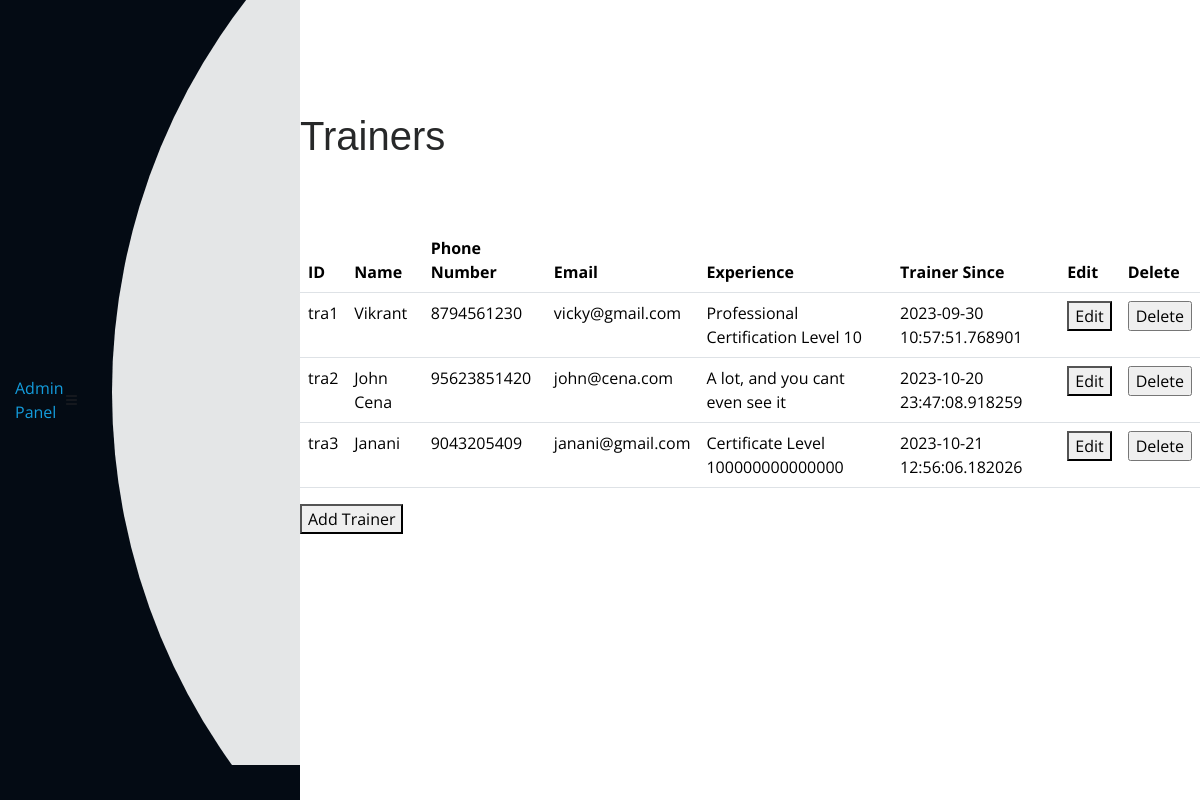
Before: /admin/trainers (signed in) with the older database file.
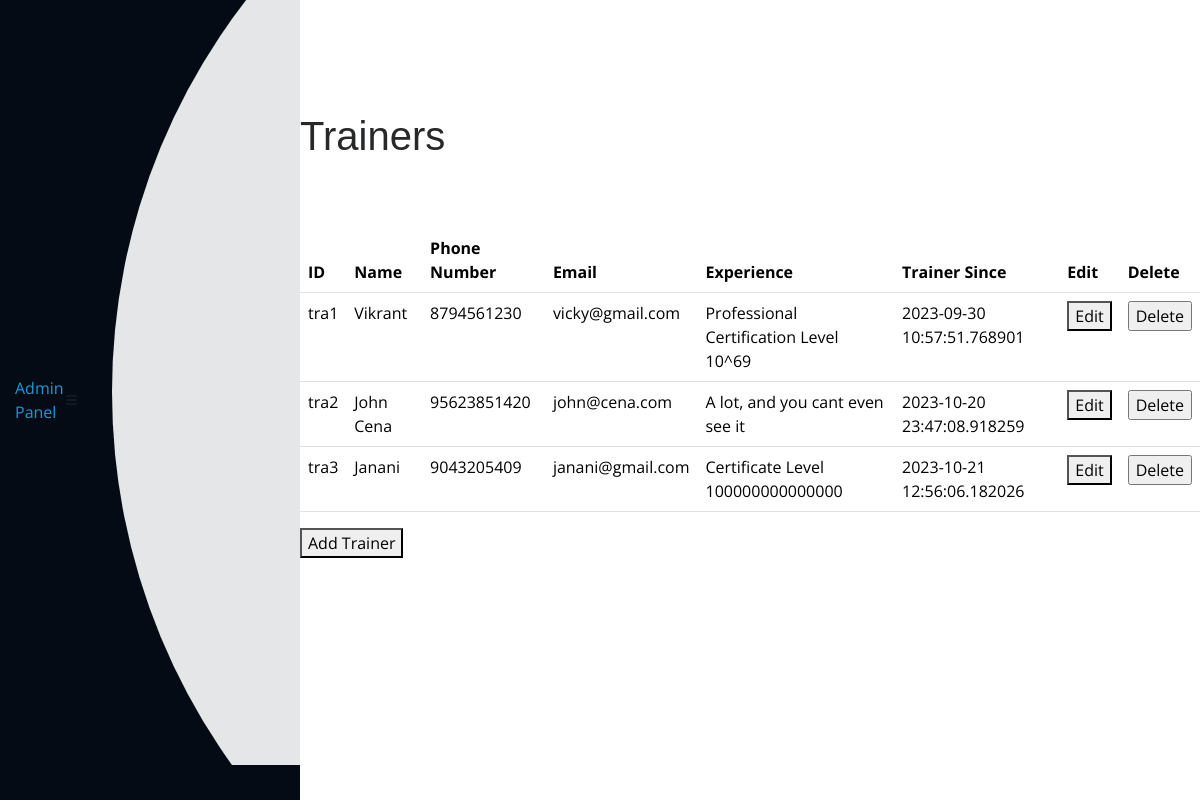
After: the same page with the newer database file.
### app.py (models this page shows, shortened)
class Trainers(db.Model,UserMixin):
    id = db.Column(db.String(10), primary_key=True)
    name = db.Column(db.String(100))
    phone_number = db.Column(db.String(15))
    email = db.Column(db.String(100), nullable=False)
    experience = db.Column(db.String(100))
    trainer_since = db.Column(db.DateTime)
    password = db.Column(db.String(128), nullable=False)
    def get_trainees(self):
        subs_list = Subscription.query.filter_by(tra_id=self.id, completed=0).all()
        member_ids = [sub.mem_id for sub in subs_list]
        active_list = Session.query.filter(Session.member_id.in_(member_ids), Session.end_time == None).all()
        active_ids = [ses.member_id for ses in active_list]
        members = Members.query.filter(Members.id.in_(member_ids)).all()
        return active_ids,members
    """"
    def get_trainees(self):
        subs_list = Subscription.query.filter_by(tra_id=self.id, completed=0).all()
        member_ids = [sub.mem_id for sub in subs_list]
        active_list = Session.query.filter(
            Session.member_id.in_(member_ids), Session.end_time == None
        ).all()

        active_ids = [act.member_id for act in active_list]

        # Find inactive member IDs by subtracting active IDs from all member IDs
        inactive_ids = list(set(member_ids) - set(active_ids))

        # Query for inactive trainees
        columns = [Members.id, Members.name, Members.phone_number, Members.email]
        stmt = select(columns).where(Members.id.in_(inactive_ids))
        inactive_result = db.session.execute(stmt)
        inactive_trainees = inactive_result.fetchall()

        # Query for active trainees with session information
        columns = [Members.id, Members.name, Members.phone_number, Members.email, Session.session_id]
        stmt = select(columns).join(
            Session, Members.id == Session.member_id
        ).where(Session.end_time.isnot(None))
        active_result = db.session.execute(stmt)
        active_trainees = active_result.fetchall()

        return active_trainees, inactive_trainees"""

### app.py (the view)
@app.route('/admin/trainers')
def trainer_manager():
    admin = current_user
    if not isinstance(admin,Admin):
        return redirect(url_for('admin_login'))
    trainer_list = Trainers.query.all()
    return render_template('/admin/trainers.html',admin=admin,trainers=trainer_list)

### app.py (called while the page is built)
@login_manager.user_loader
def load_user(user_id):
    admin = Admin.query.get(user_id)
    if admin is None:
        member = Members.query.get(user_id)
        if member is None:
            trainer = Trainers.query.get(user_id)
            return trainer  # Return the trainer user if found
        return member  # Return the regular member user if found
    return admin  # Return the admin user if found

### templates/admin/trainers.html (shortened to what this page needs)
{% extends "/admin/header.html" %}
{% block content %}
<div class="pagetitle">
  <h1>Trainers</h1>
</div>
<section class="section dashboard">
  <div class="row">
    <div class="col">
      <table class="table">
        <thead>
          <tr>
            <th>ID</th>
            <th>Name</th>
            <th>Phone Number</th>
            <th>Email</th>
            <th>Experience</th>
            <th>Trainer Since</th>
            <th>Edit</th>
            <th>Delete</th>
          </tr>
        </thead>
        <tbody>
          {% for trainer in trainers %}
          <tr>
            <td id="trainerid">{{ trainer.id }}</td>
            <td>{{ trainer.name }}</td>
            <td>{{ trainer.phone_number }}</td>
            <td>{{ trainer.email }}</td>
            <td>{{ trainer.experience }}</td>
            <td>{{ trainer.trainer_since }}</td>
            <td><button id="{{trainer.id}}" onclick="editTrainer(this.id)">Edit</button></td>
            <td>
              <form action="{{url_for('delete_trainer')}}" method="post">
                <input type="submit" value="Delete"
                  onclick="return confirm('Are you sure you want to delete this trainer?');">
              </form>
            </td>
          </tr>
          {% endfor %}
        </tbody>
      </table>
    </div>
  </div>
  <div class="row">
    <div class="col-lg-4">
      <button id="addTrainerButton">Add Trainer</button>
    </div>
  </div>
</section>
{% endblock %}

### templates/admin/header.html (shortened to what this page needs)
<!DOCTYPE html>
<html lang="en">
<head>
    <link href="/static/admin/assets/vendor/bootstrap/css/bootstrap.min.css" rel="stylesheet">
    <link href="/static/admin/assets/vendor/bootstrap-icons/bootstrap-icons.css" rel="stylesheet">
    <link href="/static/admin/assets/vendor/boxicons/css/boxicons.min.css" rel="stylesheet">
    <link href="/static/admin/assets/css/style.css" rel="stylesheet">
</head>
<body>
    <header id="header" class="header fixed-top d-flex align-items-center">
        <div class="d-flex align-items-center justify-content-between">
            <a href="{{url_for(('admin_panel'))}}" class="logo d-flex align-items-center">
                <span class="d-none d-lg-block">Admin Panel</span>
            </a>
            <i class="bi bi-list toggle-sidebar-btn"></i>
        </div>
        <nav class="header-nav ms-auto">
            <ul class="d-flex align-items-center">
                <li class="nav-item dropdown pe-3">
                    <a class="nav-link nav-profile d-flex align-items-center pe-0" href="#" data-bs-toggle="dropdown">
                        <img src="/static/assets/img/profile-img.jpg" alt="Profile" class="rounded-circle">
                    </a>
                </li>
            </ul>
        </nav>
    </header>
    <aside id="sidebar" class="sidebar">
        <ul class="sidebar-nav" id="sidebar-nav">
            <li class="nav-item">
                <a class="nav-link " href="{{url_for('admin_panel')}}">
                    <span>Dashboard</span>
                </a>
            </li>
            <li class="nav-item">
                <a class="nav-link collapsed" data-bs-target="#components-nav" data-bs-toggle="collapse" href="#">
                    <span>Admin Tools</span>
                </a>
            </li>
            <li class="nav-heading">Pages</li>
            <li class="nav-item">
                <a class="nav-link collapsed" href="users-profile.html">
                    <span>Profile</span>
                </a>
            </li>
        </ul>
    </aside>
    <main id="main" class="main">
        {% block content %}{% endblock %}
    </main>
    <footer id="footer" class="footer">
        <div class="credits">
        </div>
    </footer>
</body>
</html>

### static/assets/css/style.css (style rules this page uses)
body { font-family: "Open Sans", sans-serif; color: #272829; }
a { color: #149ddd; text-decoration: none; }
h1, h2, h3, h4, h5, h6 { font-family: "Raleway", sans-serif; }
#header { position: fixed; top: 0; left: 0; bottom: 0; width: 300px; transition: all ease-in-out 0.5s; z-index: 9997; transition: all 0.5s; padding: 0 15px; background: #040b14; overflow-y: auto; }
#main { margin-left: 300px; }
section { padding: 60px 0; overflow: hidden; }
#footer { padding: 15px; color: #f4f6fd; font-size: 14px; position: fixed; left: 0; bottom: 0; width: 300px; z-index: 9999; background: #040b14; }
#footer .credits { padding-top: 5px; text-align: center; font-size: 13px; color: #eaebf0; }

Changed rows visible on the page:
changed Trainers "tra1": experience "Professional Certification Level 10" → "Professional Certification Level 10^69"
